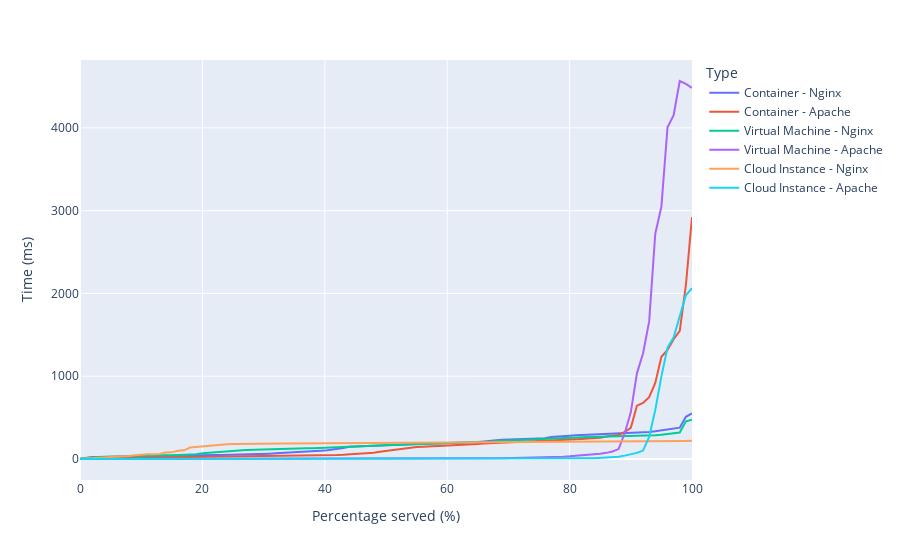

The cell this chart's notebook holds for it:
### Code cell
# Nginx response 25000 requests 5000 concurrency

container_df_nginx_response_25000_5000_1 = pd.read_csv(container_nginx_response_data["docker-nginx-n25000-c5000-1"])
container_df_nginx_response_25000_5000_2 = pd.read_csv(container_nginx_response_data["docker-nginx-n25000-c5000-2"])
container_df_nginx_response_25000_5000_3 = pd.read_csv(container_nginx_response_data["docker-nginx-n25000-c5000-3"])

container_df_apache_response_25000_5000_1 = pd.read_csv(container_apache_response_data["docker-apache-n25000-c5000-1"])
container_df_apache_response_25000_5000_2 = pd.read_csv(container_apache_response_data["docker-apache-n25000-c5000-2"])
container_df_apache_response_25000_5000_3 = pd.read_csv(container_apache_response_data["docker-apache-n25000-c5000-3"])


vm_df_nginx_response_25000_5000_1 = pd.read_csv(vm_nginx_response_data["vm-nginx-n25000-c5000-1"])
vm_df_nginx_response_25000_5000_2 = pd.read_csv(vm_nginx_response_data["vm-nginx-n25000-c5000-2"])
vm_df_nginx_response_25000_5000_3 = pd.read_csv(vm_nginx_response_data["vm-nginx-n25000-c5000-3"])

vm_df_apache_response_25000_5000_1 = pd.read_csv(vm_apache_response_data["vm-apache-n25000-c5000-1"])
vm_df_apache_response_25000_5000_2 = pd.read_csv(vm_apache_response_data["vm-apache-n25000-c5000-2"])
vm_df_apache_response_25000_5000_3 = pd.read_csv(vm_apache_response_data["vm-apache-n25000-c5000-3"])


ec2_df_nginx_response_25000_5000_1 = pd.read_csv(ec2_nginx_response_data["ec2-nginx-n25000-c5000-1"])
ec2_df_nginx_response_25000_5000_2 = pd.read_csv(ec2_nginx_response_data["ec2-nginx-n25000-c5000-2"])
ec2_df_nginx_response_25000_5000_3 = pd.read_csv(ec2_nginx_response_data["ec2-nginx-n25000-c5000-3"])

ec2_df_apache_response_25000_5000_1 = pd.read_csv(ec2_apache_response_data["ec2-apache-n25000-c5000-1"])
ec2_df_apache_response_25000_5000_2 = pd.read_csv(ec2_apache_response_data["ec2-apache-n25000-c5000-2"])
ec2_df_apache_response_25000_5000_3 = pd.read_csv(ec2_apache_response_data["ec2-apache-n25000-c5000-3"])


container_nginx_response_25000_5000_periods ={'Period 1': container_df_nginx_response_25000_5000_1["Time in ms"],
    'Period 2': container_df_nginx_response_25000_5000_2["Time in ms"],
    'Period 3': container_df_nginx_response_25000_5000_3["Time in ms"]}

container_apache_response_25000_5000_periods ={'Period 1': container_df_apache_response_25000_5000_1["Time in ms"],
    'Period 2': container_df_apache_response_25000_5000_2["Time in ms"],
    'Period 3': container_df_apache_response_25000_5000_3["Time in ms"]}


vm_nginx_response_25000_5000_periods ={'Period 1': vm_df_nginx_response_25000_5000_1["Time in ms"],
    'Period 2': vm_df_nginx_response_25000_5000_2["Time in ms"],
    'Period 3': vm_df_nginx_response_25000_5000_3["Time in ms"]}

vm_apache_response_25000_5000_periods ={'Period 1': vm_df_apache_response_25000_5000_1["Time in ms"],
    'Period 2': vm_df_apache_response_25000_5000_2["Time in ms"],
    'Period 3': vm_df_apache_response_25000_5000_3["Time in ms"]}


ec2_nginx_response_25000_5000_periods ={'Period 1': ec2_df_nginx_response_25000_5000_1["Time in ms"],
    'Period 2': ec2_df_nginx_response_25000_5000_2["Time in ms"],
    'Period 3': ec2_df_nginx_response_25000_5000_3["Time in ms"]}

ec2_apache_response_25000_5000_periods ={'Period 1': ec2_df_apache_response_25000_5000_1["Time in ms"],
    'Period 2': ec2_df_apache_response_25000_5000_2["Time in ms"],
    'Period 3': ec2_df_apache_response_25000_5000_3["Time in ms"]}



container_nginx_response_25000_5000_average = pd.DataFrame(container_nginx_response_25000_5000_periods).mean(axis=1)
container_nginx_response_25000_5000_df = pd.DataFrame(container_nginx_response_25000_5000_average).rename(columns={0: "Time (ms)"}).reset_index().rename(columns={"index": "Percentage served (%)"})
container_nginx_response_25000_5000_df["Type"] = "Container - Nginx"

container_apache_response_25000_5000_average = pd.DataFrame(container_apache_response_25000_5000_periods).mean(axis=1)
container_apache_response_25000_5000_df = pd.DataFrame(container_apache_response_25000_5000_average).rename(columns={0: "Time (ms)"}).reset_index().rename(columns={"index": "Percentage served (%)"})
container_apache_response_25000_5000_df["Type"] = "Container - Apache"


vm_nginx_response_25000_5000_average = pd.DataFrame(vm_nginx_response_25000_5000_periods).mean(axis=1)
vm_nginx_response_25000_5000_df = pd.DataFrame(vm_nginx_response_25000_5000_average).rename(columns={0: "Time (ms)"}).reset_index().rename(columns={"index": "Percentage served (%)"})
vm_nginx_response_25000_5000_df["Type"] = "Virtual Machine - Nginx"

vm_apache_response_25000_5000_average = pd.DataFrame(vm_apache_response_25000_5000_periods).mean(axis=1)
vm_apache_response_25000_5000_df = pd.DataFrame(vm_apache_response_25000_5000_average).rename(columns={0: "Time (ms)"}).reset_index().rename(columns={"index": "Percentage served (%)"})
vm_apache_response_25000_5000_df["Type"] = "Virtual Machine - Apache"


ec2_nginx_response_25000_5000_average = pd.DataFrame(ec2_nginx_response_25000_5000_periods).mean(axis=1)
ec2_nginx_response_25000_5000_df = pd.DataFrame(ec2_nginx_response_25000_5000_average).rename(columns={0: "Time (ms)"}).reset_index().rename(columns={"index": "Percentage served (%)"})
ec2_nginx_response_25000_5000_df["Type"] = "Cloud Instance - Nginx"

ec2_apache_response_25000_5000_average = pd.DataFrame(ec2_apache_response_25000_5000_periods).mean(axis=1)
ec2_apache_response_25000_5000_df = pd.DataFrame(ec2_apache_response_25000_5000_average).rename(columns={0: "Time (ms)"}).reset_index().rename(columns={"index": "Percentage served (%)"})
ec2_apache_response_25000_5000_df["Type"] = "Cloud Instance - Apache"


average_nginx_response_25000_5000_df = pd.concat([container_nginx_response_25000_5000_df,
                                                 container_apache_response_25000_5000_df,
                                                 vm_nginx_response_25000_5000_df,
                                                vm_apache_response_25000_5000_df, 
                                                 ec2_nginx_response_25000_5000_df,
                                                 ec2_apache_response_25000_5000_df])

fig = px.line(average_nginx_response_25000_5000_df, x="Percentage served (%)", y="Time (ms)", color="Type")
fig.show()

### Figure 1 — Plotly figure (JSON) as saved in the notebook; plotly's stock layout.template omitted (floating-point values rounded to 4 significant figures)
{"data": [{"hovertemplate": "Type=Container - Nginx<br>Percentage served (%)=%{x}<br>Time (ms)=%{y}<extra></extra>", "legendgroup": "Container - Nginx", "line": {"color": "#636efa", "dash": "solid"}, "marker": {"symbol": "circle"}, "mode": "lines", "name": "Container - Nginx", "orientation": "v", "showlegend": true, "type": "scatter", "x": [0, 1, 2, 3, 4, 5, 6, 7, 8, 9, 10, 11, 12, 13, 14, 15, 16, 17, 18, 19, 20, 21, 22, 23, 24, 25, 26, 27, 28, 29, 30, 31, 32, 33, 34, 35, 36, 37, 38, 39, 40, 41, 42, 43, 44, 45, 46, 47, 48, 49, 50, 51, 52, 53, 54, 55, 56, 57, 58, 59, 60, 61, 62, 63, 64, 65, 66, 67, 68, 69, 70, 71, 72, 73, 74, 75, 76, 77, 78, 79, 80, 81, 82, 83, 84, 85, 86, 87, 88, 89, 90, 91, 92, 93, 94, 95, 96, 97, 98, 99, 100], "xaxis": "x", "y": [3.25, 17.6, 23.05, 25.42, 26.97, 28.71, 30.86, 32.49, 34.16, 35.21, 35.92, 36.92, 37.65, 38.77, 39.8, 40.94, 41.87, 42.63, 43.35, 44.0, 45.02, 45.88, 47.24, 48.29, 49.49, 50.61, 51.42, 52.48, 53.88, 55.31, 58.31, 64.7, 68.35, 72.01, 75.68, 80.8, 85.04, 89.0, 92.33, 94.69, 101.3, 111.7, 118.3, 133.5, 148.2, 152.2, 154.5, 157.4, 160.3, 164.6, 166.8, 169.5, 172.7, 175.0, 178.8, 180.6, 181.9, 183.3, 185.1, 187.0, 190.0, 193.7, 198.0, 199.6, 201.1, 205.3, 212.3, 222.3, 227.1, 232.4, 235.8, 238.6, 241.5, 244.4, 247.2, 249.6, 251.3, 265.9, 274.2, 275.9, 282.3, 287.6, 290.6, 294.7, 295.6, 298.2, 300.7, 302.3, 304.0, 307.0, 309.9, 313.2, 319.5, 327.3, 335.5, 345.1, 355.6, 366.0, 378.4, 510.1, 549.8], "yaxis": "y"}, {"hovertemplate": "Type=Container - Apache<br>Percentage served (%)=%{x}<br>Time (ms)=%{y}<extra></extra>", "legendgroup": "Container - Apache", "line": {"color": "#EF553B", "dash": "solid"}, "marker": {"symbol": "circle"}, "mode": "lines", "name": "Container - Apache", "orientation": "v", "showlegend": true, "type": "scatter", "x": [0, 1, 2, 3, 4, 5, 6, 7, 8, 9, 10, 11, 12, 13, 14, 15, 16, 17, 18, 19, 20, 21, 22, 23, 24, 25, 26, 27, 28, 29, 30, 31, 32, 33, 34, 35, 36, 37, 38, 39, 40, 41, 42, 43, 44, 45, 46, 47, 48, 49, 50, 51, 52, 53, 54, 55, 56, 57, 58, 59, 60, 61, 62, 63, 64, 65, 66, 67, 68, 69, 70, 71, 72, 73, 74, 75, 76, 77, 78, 79, 80, 81, 82, 83, 84, 85, 86, 87, 88, 89, 90, 91, 92, 93, 94, 95, 96, 97, 98, 99, 100], "xaxis": "x", "y": [0.9147, 7.296, 9.91, 11.87, 13.8, 15.22, 16.31, 17.04, 17.81, 18.52, 19.16, 19.86, 20.54, 21.27, 21.94, 22.73, 23.3, 23.97, 24.56, 25.24, 25.75, 26.29, 26.77, 27.25, 27.78, 28.47, 29.44, 30.27, 31.18, 32.2, 33.51, 34.55, 35.86, 37.02, 38.5, 39.49, 40.18, 41.02, 42.13, 43.51, 45.03, 47.2, 49.65, 52.73, 55.79, 58.46, 62.06, 67.18, 76.01, 86.48, 96.71, 106.0, 119.4, 130.9, 136.6, 144.0, 146.7, 149.6, 152.5, 157.2, 161.8, 164.8, 169.7, 173.1, 177.1, 181.6, 187.1, 191.3, 195.1, 199.0, 201.9, 203.5, 206.7, 209.3, 212.5, 216.6, 219.5, 221.9, 224.0, 227.3, 229.8, 233.9, 242.0, 246.3, 250.7, 257.9, 270.4, 278.9, 288.7, 326.9, 377.4, 644.6, 676.8, 747.5, 918.7, 1236.0, 1318.0, 1447.0, 1547.0, 2099.0, 2923.0], "yaxis": "y"}, {"hovertemplate": "Type=Virtual Machine - Nginx<br>Percentage served (%)=%{x}<br>Time (ms)=%{y}<extra></extra>", "legendgroup": "Virtual Machine - Nginx", "line": {"color": "#00cc96", "dash": "solid"}, "marker": {"symbol": "circle"}, "mode": "lines", "name": "Virtual Machine - Nginx", "orientation": "v", "showlegend": true, "type": "scatter", "x": [0, 1, 2, 3, 4, 5, 6, 7, 8, 9, 10, 11, 12, 13, 14, 15, 16, 17, 18, 19, 20, 21, 22, 23, 24, 25, 26, 27, 28, 29, 30, 31, 32, 33, 34, 35, 36, 37, 38, 39, 40, 41, 42, 43, 44, 45, 46, 47, 48, 49, 50, 51, 52, 53, 54, 55, 56, 57, 58, 59, 60, 61, 62, 63, 64, 65, 66, 67, 68, 69, 70, 71, 72, 73, 74, 75, 76, 77, 78, 79, 80, 81, 82, 83, 84, 85, 86, 87, 88, 89, 90, 91, 92, 93, 94, 95, 96, 97, 98, 99, 100], "xaxis": "x", "y": [2.569, 14.46, 18.02, 22.88, 25.43, 28.31, 31.92, 33.1, 34.89, 35.94, 37.05, 38.78, 41.11, 42.43, 44.19, 45.2, 47.62, 50.77, 55.14, 58.55, 69.93, 76.77, 84.23, 91.15, 95.34, 99.09, 103.5, 107.3, 110.2, 111.3, 115.7, 117.7, 119.1, 121.0, 122.5, 125.3, 127.5, 129.5, 130.8, 132.1, 137.4, 140.2, 143.5, 145.4, 149.2, 153.5, 158.0, 160.2, 162.3, 163.6, 164.8, 167.1, 169.5, 171.3, 173.7, 176.3, 178.1, 180.3, 182.9, 187.0, 189.8, 192.3, 194.6, 196.2, 198.1, 201.9, 205.0, 209.2, 216.0, 219.6, 223.2, 226.9, 230.4, 233.6, 236.0, 238.9, 241.9, 246.6, 250.6, 254.5, 258.6, 261.4, 263.9, 266.2, 267.3, 268.1, 269.9, 270.9, 271.9, 272.8, 274.7, 276.2, 279.2, 285.7, 287.6, 293.1, 299.8, 310.0, 319.1, 454.3, 473.6], "yaxis": "y"}, {"hovertemplate": "Type=Virtual Machine - Apache<br>Percentage served (%)=%{x}<br>Time (ms)=%{y}<extra></extra>", "legendgroup": "Virtual Machine - Apache", "line": {"color": "#ab63fa", "dash": "solid"}, "marker": {"symbol": "circle"}, "mode": "lines", "name": "Virtual Machine - Apache", "orientation": "v", "showlegend": true, "type": "scatter", "x": [0, 1, 2, 3, 4, 5, 6, 7, 8, 9, 10, 11, 12, 13, 14, 15, 16, 17, 18, 19, 20, 21, 22, 23, 24, 25, 26, 27, 28, 29, 30, 31, 32, 33, 34, 35, 36, 37, 38, 39, 40, 41, 42, 43, 44, 45, 46, 47, 48, 49, 50, 51, 52, 53, 54, 55, 56, 57, 58, 59, 60, 61, 62, 63, 64, 65, 66, 67, 68, 69, 70, 71, 72, 73, 74, 75, 76, 77, 78, 79, 80, 81, 82, 83, 84, 85, 86, 87, 88, 89, 90, 91, 92, 93, 94, 95, 96, 97, 98, 99, 100], "xaxis": "x", "y": [0.016, 0.071, 0.084, 0.1067, 0.1127, 0.1177, 0.124, 0.1303, 0.14, 0.1503, 0.1583, 0.1647, 0.1707, 0.1773, 0.1883, 0.2017, 0.212, 0.2203, 0.2273, 0.236, 0.245, 0.2553, 0.2693, 0.284, 0.299, 0.3167, 0.3383, 0.3573, 0.377, 0.4033, 0.4307, 0.459, 0.4907, 0.527, 0.561, 0.603, 0.6433, 0.692, 0.7457, 0.8, 0.8577, 0.9253, 0.9953, 1.069, 1.142, 1.226, 1.308, 1.403, 1.511, 1.656, 1.79, 1.946, 2.12, 2.286, 2.475, 2.679, 2.889, 3.129, 3.403, 3.684, 4.066, 4.475, 4.942, 5.501, 6.095, 6.734, 7.433, 8.149, 8.941, 9.742, 10.74, 11.88, 13.21, 14.7, 16.24, 18.02, 19.81, 22.26, 24.97, 27.86, 31.73, 36.48, 41.45, 47.21, 53.4, 62.62, 74.25, 91.2, 120.1, 310.5, 563.4, 1035.0, 1274.0, 1662.0, 2722.0, 3048.0, 4007.0, 4153.0, 4566.0, 4532.0, 4481.0], "yaxis": "y"}, {"hovertemplate": "Type=Cloud Instance - Nginx<br>Percentage served (%)=%{x}<br>Time (ms)=%{y}<extra></extra>", "legendgroup": "Cloud Instance - Nginx", "line": {"color": "#FFA15A", "dash": "solid"}, "marker": {"symbol": "circle"}, "mode": "lines", "name": "Cloud Instance - Nginx", "orientation": "v", "showlegend": true, "type": "scatter", "x": [0, 1, 2, 3, 4, 5, 6, 7, 8, 9, 10, 11, 12, 13, 14, 15, 16, 17, 18, 19, 20, 21, 22, 23, 24, 25, 26, 27, 28, 29, 30, 31, 32, 33, 34, 35, 36, 37, 38, 39, 40, 41, 42, 43, 44, 45, 46, 47, 48, 49, 50, 51, 52, 53, 54, 55, 56, 57, 58, 59, 60, 61, 62, 63, 64, 65, 66, 67, 68, 69, 70, 71, 72, 73, 74, 75, 76, 77, 78, 79, 80, 81, 82, 83, 84, 85, 86, 87, 88, 89, 90, 91, 92, 93, 94, 95, 96, 97, 98, 99, 100], "xaxis": "x", "y": [2.401, 8.814, 11.7, 17.07, 19.1, 23.55, 26.38, 30.44, 36.77, 45.23, 52.97, 56.11, 57.72, 61.46, 77.06, 80.19, 98.77, 104.6, 138.9, 145.6, 156.8, 161.4, 168.8, 173.7, 176.7, 179.8, 181.9, 183.2, 183.4, 185.2, 185.8, 186.3, 187.3, 188.0, 188.5, 188.8, 189.2, 189.4, 189.5, 189.6, 189.7, 189.9, 190.1, 190.3, 190.5, 190.5, 191.1, 191.3, 191.7, 192.1, 192.6, 193.2, 193.6, 194.0, 194.1, 194.2, 194.3, 194.4, 194.7, 194.9, 195.0, 195.1, 195.2, 195.4, 195.7, 196.1, 197.0, 197.8, 198.3, 198.8, 199.2, 200.2, 201.0, 201.3, 201.5, 201.8, 202.1, 202.4, 203.5, 203.9, 204.5, 204.8, 205.1, 205.2, 205.4, 205.6, 206.2, 206.6, 207.1, 207.5, 208.1, 208.9, 209.6, 210.0, 210.2, 211.7, 213.0, 214.7, 216.1, 217.2, 219.1], "yaxis": "y"}, {"hovertemplate": "Type=Cloud Instance - Apache<br>Percentage served (%)=%{x}<br>Time (ms)=%{y}<extra></extra>", "legendgroup": "Cloud Instance - Apache", "line": {"color": "#19d3f3", "dash": "solid"}, "marker": {"symbol": "circle"}, "mode": "lines", "name": "Cloud Instance - Apache", "orientation": "v", "showlegend": true, "type": "scatter", "x": [0, 1, 2, 3, 4, 5, 6, 7, 8, 9, 10, 11, 12, 13, 14, 15, 16, 17, 18, 19, 20, 21, 22, 23, 24, 25, 26, 27, 28, 29, 30, 31, 32, 33, 34, 35, 36, 37, 38, 39, 40, 41, 42, 43, 44, 45, 46, 47, 48, 49, 50, 51, 52, 53, 54, 55, 56, 57, 58, 59, 60, 61, 62, 63, 64, 65, 66, 67, 68, 69, 70, 71, 72, 73, 74, 75, 76, 77, 78, 79, 80, 81, 82, 83, 84, 85, 86, 87, 88, 89, 90, 91, 92, 93, 94, 95, 96, 97, 98, 99, 100], "xaxis": "x", "y": [0.02433, 0.05567, 0.05867, 0.05933, 0.06, 0.06033, 0.06133, 0.06267, 0.06367, 0.06567, 0.06767, 0.06867, 0.06967, 0.07, 0.071, 0.07133, 0.07167, 0.07167, 0.07233, 0.07267, 0.07267, 0.07367, 0.07367, 0.074, 0.07433, 0.075, 0.07567, 0.07567, 0.07667, 0.07733, 0.07767, 0.07867, 0.07933, 0.08, 0.08133, 0.08233, 0.08467, 0.087, 0.09, 0.09167, 0.095, 0.098, 0.1, 0.1023, 0.105, 0.1077, 0.1117, 0.1163, 0.1227, 0.1287, 0.135, 0.1447, 0.154, 0.163, 0.176, 0.1897, 0.2027, 0.2157, 0.2303, 0.2487, 0.266, 0.285, 0.3073, 0.3333, 0.3677, 0.4073, 0.4497, 0.502, 0.5603, 0.6307, 0.7217, 0.8293, 0.966, 1.146, 1.349, 1.633, 1.955, 2.391, 2.928, 3.522, 4.16, 5.032, 6.151, 7.656, 9.354, 11.68, 14.88, 19.43, 27.87, 40.55, 56.85, 73.58, 102.0, 267.7, 592.9, 998.0, 1345.0, 1470.0, 1725.0, 1978.0, 2063.0], "yaxis": "y"}], "layout": {"legend": {"title": {"text": "Type"}, "tracegroupgap": 0}, "margin": {"t": 60}, "xaxis": {"anchor": "y", "domain": [0, 1], "title": {"text": "Percentage served (%)"}}, "yaxis": {"anchor": "x", "domain": [0, 1], "title": {"text": "Time (ms)"}}}}
